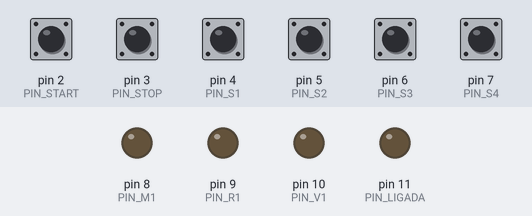
This sketch was run on a simulated Arduino Uno, built with avr-gcc and run on an emulated ATmega328P. On the bench: output pins drawn as LEDs (lit = HIGH). Inputs (shaded band) come from the test bench; at power-on: pin 2 (PIN_START), pin 3 (PIN_STOP), pin 4 (PIN_S1), pin 5 (PIN_S2), pin 6 (PIN_S3), pin 7 (PIN_S4) HIGH.

Above: at 1.2 s.
1.3 s: pin 2 (PIN_START) pulled LOW for 0.15 s
At 2.0 s:
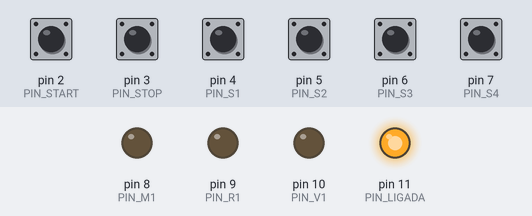
2.9 s: pin 4 (PIN_S1) pulled LOW for 0.15 s
At 3.2 s:
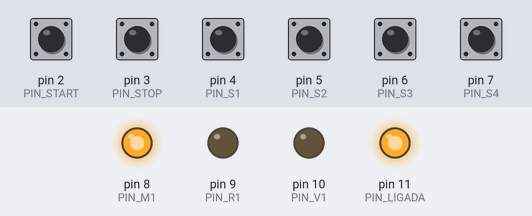
4.5 s: pin 5 (PIN_S2) pulled LOW for 0.15 s
At 5.7 s:
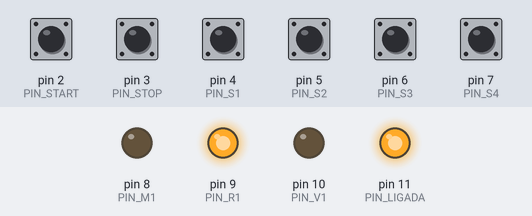
7.6 s: pin 6 (PIN_S3) pulled LOW for 0.15 s
At 8.0 s:
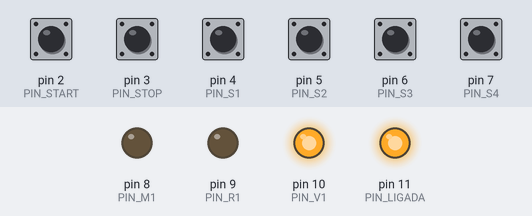
10.7 s: pin 3 (PIN_STOP) pulled LOW for 0.15 s
At 11.6 s:
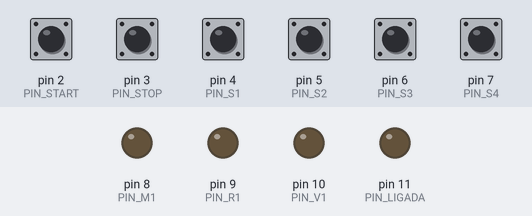
12.3 s: pin 2 (PIN_START) pulled LOW for 1 s
At 12.8 s:
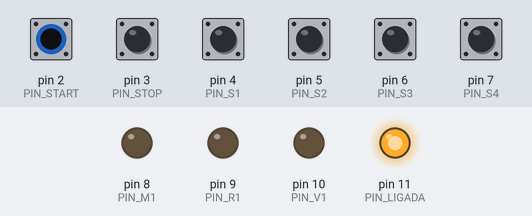
Timing chart, 0 to 15.3 s (numbered marks = the images above; inputs shaded):
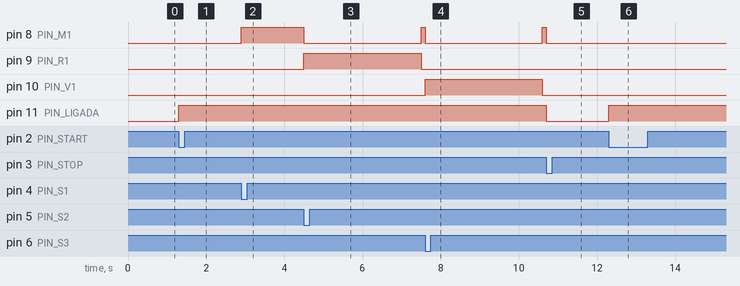

The sketch:

ex11_sistema_pasteurizacao.ino
```cpp
const int PIN_START = 2;
const int PIN_STOP  = 3;
const int PIN_S1 = 4;
const int PIN_S2 = 5;
const int PIN_S3 = 6;
const int PIN_S4 = 7;

const int PIN_M1 = 8;
const int PIN_R1 = 9;
const int PIN_V1 = 10;
const int PIN_LIGADA = 11;

const unsigned long TEMPO_AQUECIMENTO   = 3000UL;
const unsigned long TEMPO_RESFRIAMENTO  = 3000UL;

enum Estado { IDLE, ESPERA_S1, ESPERA_S2, AQUECENDO, ESPERA_S3, RESFRIANDO, ESPERA_S4 };
Estado estado = IDLE;

unsigned long tEstado = 0;
bool timerIniciado = false;

void setup() {
  pinMode(PIN_START, INPUT_PULLUP);
  pinMode(PIN_STOP,  INPUT_PULLUP);
  pinMode(PIN_S1, INPUT_PULLUP);
  pinMode(PIN_S2, INPUT_PULLUP);
  pinMode(PIN_S3, INPUT_PULLUP);
  pinMode(PIN_S4, INPUT_PULLUP);

  pinMode(PIN_M1, OUTPUT);
  pinMode(PIN_R1, OUTPUT);
  pinMode(PIN_V1, OUTPUT);
  pinMode(PIN_LIGADA, OUTPUT);
}

void loop() {
  bool start = (digitalRead(PIN_START) == LOW);
  bool stop  = (digitalRead(PIN_STOP)  == LOW);
  bool s1 = (digitalRead(PIN_S1) == LOW);
  bool s2 = (digitalRead(PIN_S2) == LOW);
  bool s3 = (digitalRead(PIN_S3) == LOW);
  bool s4 = (digitalRead(PIN_S4) == LOW);

  if (stop) {
    estado = IDLE;
    digitalWrite(PIN_M1, LOW);
    digitalWrite(PIN_R1, LOW);
    digitalWrite(PIN_V1, LOW);
    digitalWrite(PIN_LIGADA, LOW);
    timerIniciado = false;
    return;
  }

  switch (estado) {

    case IDLE:
      if (start) {
        digitalWrite(PIN_LIGADA, HIGH);
        estado = ESPERA_S1;
      }
      break;

    case ESPERA_S1:
      if (s1) {
        digitalWrite(PIN_M1, HIGH);
        estado = ESPERA_S2;
      }
      break;

    case ESPERA_S2:
      if (s2) {
        digitalWrite(PIN_M1, LOW);
        digitalWrite(PIN_R1, HIGH);
        tEstado = millis();
        estado = AQUECENDO;
      }
      break;

    case AQUECENDO:
      if (millis() - tEstado >= TEMPO_AQUECIMENTO) {
        digitalWrite(PIN_R1, LOW);
        digitalWrite(PIN_M1, HIGH);
        estado = ESPERA_S3;
      }
      break;

    case ESPERA_S3:
      if (s3) {
        digitalWrite(PIN_M1, LOW);
        digitalWrite(PIN_V1, HIGH);
        tEstado = millis();
        estado = RESFRIANDO;
      }
      break;

    case RESFRIANDO:
      if (millis() - tEstado >= TEMPO_RESFRIAMENTO) {
        digitalWrite(PIN_V1, LOW);
        digitalWrite(PIN_M1, HIGH);
        estado = ESPERA_S4;
      }
      break;

    case ESPERA_S4:
      if (s4) {
        digitalWrite(PIN_M1, LOW);
        digitalWrite(PIN_LIGADA, LOW);
        estado = IDLE;
      }
      break;
  }
}
```

Measured:
- after the input at 1.3 s, pin 11 (PIN_LIGADA): LOW → HIGH at once
- after the input at 2.9 s, pin 8 (PIN_M1): LOW → HIGH at once
- after the input at 4.5 s, pin 8 (PIN_M1): HIGH → LOW at once, → HIGH 3.0 s later; pin 9 (PIN_R1): LOW → HIGH at once, → LOW 3.0 s later
- after the input at 7.6 s, pin 8 (PIN_M1): HIGH → LOW at once, → HIGH 3.0 s later; pin 10 (PIN_V1): LOW → HIGH at once, → LOW 3.0 s later
- after the input at 10.7 s, pin 8 (PIN_M1), pin 11 (PIN_LIGADA): HIGH → LOW at once
- after the input at 12.3 s, pin 11 (PIN_LIGADA): LOW → HIGH at once
